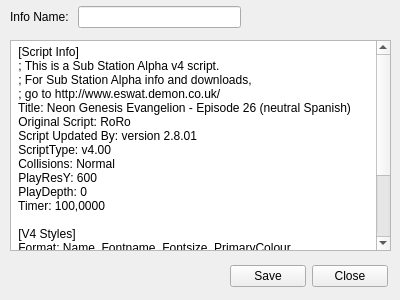
<?xml version="1.0" encoding="UTF-8"?>
<ui version="4.0">
 <class>Form</class>
 <widget class="QWidget" name="Form">
  <property name="geometry">
   <rect>
    <x>0</x>
    <y>0</y>
    <width>400</width>
    <height>300</height>
   </rect>
  </property>
  <property name="windowTitle">
   <string>Form</string>
  </property>
  <widget class="QPlainTextEdit" name="plainTextEdit">
   <property name="geometry">
    <rect>
     <x>10</x>
     <y>40</y>
     <width>381</width>
     <height>211</height>
    </rect>
   </property>
   <property name="plainText">
    <string> [Script Info]
 ; This is a Sub Station Alpha v4 script.
 ; For Sub Station Alpha info and downloads,
 ; go to http://www.eswat.demon.co.uk/
 Title: Neon Genesis Evangelion - Episode 26 (neutral Spanish)
 Original Script: RoRo
 Script Updated By: version 2.8.01
 ScriptType: v4.00
 Collisions: Normal
 PlayResY: 600
 PlayDepth: 0
 Timer: 100,0000
  
 [V4 Styles]
 Format: Name, Fontname, Fontsize, PrimaryColour, SecondaryColour, TertiaryColour, BackColour, Bold, Italic, BorderStyle, Outline, Shadow, 
    Alignment, MarginL, MarginR, MarginV, AlphaLevel, Encoding
 Style: DefaultVCD, Arial,28,11861244,11861244,11861244,-2147483640,-1,0,1,1,2,2,30,30,30,0,0</string>
   </property>
  </widget>
  <widget class="QWidget" name="layoutWidget">
   <property name="geometry">
    <rect>
     <x>230</x>
     <y>260</y>
     <width>158</width>
     <height>32</height>
    </rect>
   </property>
   <layout class="QGridLayout" name="gridLayout">
    <item row="0" column="0">
     <widget class="QPushButton" name="pushButton">
      <property name="text">
       <string>Save</string>
      </property>
     </widget>
    </item>
    <item row="0" column="1">
     <widget class="QPushButton" name="pushButton_2">
      <property name="text">
       <string>Close</string>
      </property>
     </widget>
    </item>
   </layout>
  </widget>
  <widget class="QWidget" name="">
   <property name="geometry">
    <rect>
     <x>10</x>
     <y>2</y>
     <width>231</width>
     <height>31</height>
    </rect>
   </property>
   <layout class="QGridLayout" name="gridLayout_2">
    <item row="0" column="0">
     <widget class="QLabel" name="label">
      <property name="text">
       <string>Info Name: </string>
      </property>
     </widget>
    </item>
    <item row="0" column="1">
     <widget class="QLineEdit" name="lineEdit"/>
    </item>
   </layout>
  </widget>
 </widget>
 <resources/>
 <connections/>
</ui>
